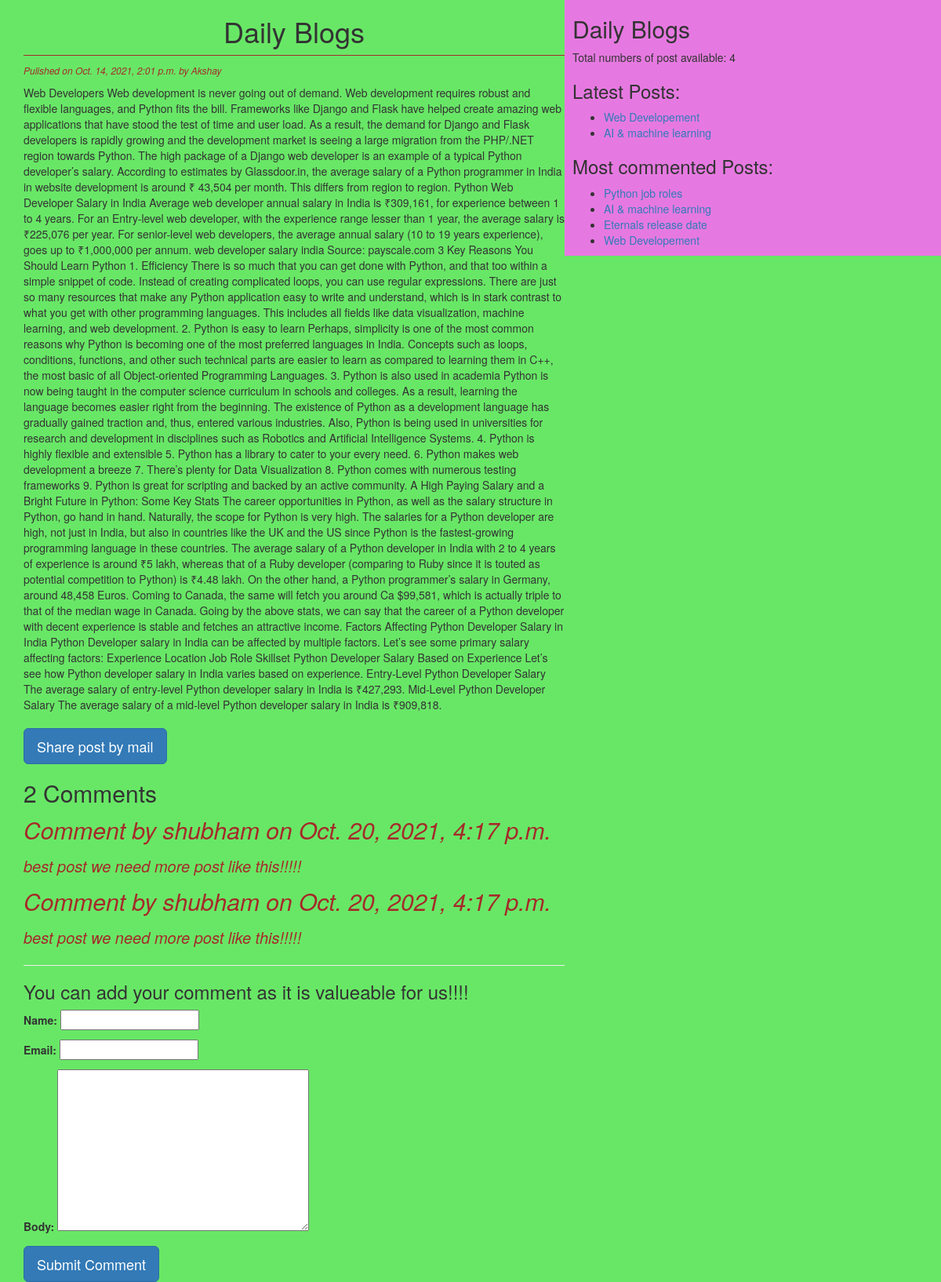
The page /2021/10/14/web-developement on the database its author committed.
### blog/models.py (models this page shows, shortened)
class Post(models.Model):
  STATUS_CHOICES = (('draft', 'Draft'),('published', 'Published'))
  title = models.CharField(max_length=256)
  slug = models.SlugField(max_length=264, unique_for_date='publish')
  author = models.ForeignKey(User, on_delete=models.CASCADE, related_name='blog_posts')
  body = models.TextField()
  publish = models.DateTimeField(default=timezone.now)
  created = models.DateTimeField(auto_now_add=True)
  updated = models.DateTimeField(auto_now=True)
  status = models.CharField(max_length=10, choices=STATUS_CHOICES, default='draft')
  objects = CustomModelManager()
  tags = TaggableManager()
  class Meta:
    ordering = ('-publish',)
  def get_absolute_url(self):
    return reverse('post_detail', args=[self.publish.year, self.publish.strftime('%m'), self.publish.strftime('%d'), self.slug])

class Comment(models.Model):
  post = models.ForeignKey(Post, on_delete=models.CASCADE, related_name='comments')
  name = models.CharField(max_length=264)
  email = models.EmailField()
  body = models.TextField()
  created = models.DateTimeField(auto_now_add=True)
  updated = models.DateTimeField(auto_now=True)
  active = models.BooleanField(default=True)
  class Meta:
    ordering = ('-created',)

### blog/views.py (the view)
# urls.py: path('<year>/<month>/<day>/<post>', views.post_detail_view, name="post_detail"),
def post_detail_view(request, year, month, day, post):
  post = get_object_or_404(Post, slug=post,
                                  status='published',
                                  publish__year=year,
                                  publish__month=month,
                                  publish__day=day)
  comments = post.comments.filter(active=True)
  csubmit = False
  if request.method == 'POST':
    form = CommentForm(request.POST)
    if form.is_valid():
      new_comment = form.save(commit=False)
      new_comment.post = post
      new_comment.save()
      csubmit = True
  else:
    form = CommentForm()
  return render(request, 'blog/post_detail.html', {'post':post, 'form':form, 'csubmit':csubmit, 'comments':comments})

### blog/forms.py
class CommentForm(forms.ModelForm):
  class Meta:
    model = Comment
    fields = ('name', 'email', 'body')

### blog/models.py (called while the page is built)
  def get_queryset(self):
    return super().get_queryset().filter(status='published')

### blog/templatetags/blog_tags.py (called while the page is built)
@register.simple_tag(name='my_tag')
def total_posts():
  return Post.objects.count()

@register.inclusion_tag('blog/latest_posts.html')
def show_latest_posts(count=2):
  latest_posts =  Post.objects.order_by('-publish')[:count]
  return {'latest_posts':latest_posts}

@register.simple_tag()
def get_most_commented_posts(count=10):
  return Post.objects.annotate(total_comments=Count('comments')).order_by('total_comments')[:count]

### templates/blog/post_detail.html (shortened to what this page needs)
{% extends 'blog/base.html' %}
  {% block content %}
    <h1>Daily Blogs</h1>
    <p id="date">Pulished on {{post.publish}} by {{post.author|title}}</p>
    {{post.body}}
    <br>
    <br>
    <a href="/{{post.id}}/share" class="btn btn-lg btn-primary">Share post by mail</a>
    {% with comments.count as comments_count %}
      <h2>{{comments.count}} Comment{{comments_count|pluralize}}</h2>
    {% endwith %}
    {% if comments %}
      {% for comment in comments %}
        <p id="ch">Comment by {{comment.name}} on {{comment.created}}</p>
        <div class="cb">{{comment.body|linebreaks}}</div>
      {% endfor %}
      {% else %}
      <p>This post dont have comment Yet!!!</p>
    {% endif %}
    <hr>
    {% if csubmit %}
        <h3>Your comment has been added Successfully</h3>
      {% else %}
        <h3>You can add your comment as it is valueable for us!!!!</h3>
        <form method="post">
          {{form.as_p}}
          <input type="submit" class="btn btn-lg btn-primary" value="Submit Comment">
        </form>
    {% endif %}
  {% endblock content %}

### templates/blog/base.html (shortened to what this page needs)
<!DOCTYPE html>
{% load blog_tags %}
{% load static %}
<html lang="en">
<head>
  <link rel="stylesheet" href="https://maxcdn.bootstrapcdn.com/bootstrap/3.3.7/css/bootstrap.min.css"
>
    <link rel="stylesheet" href="{% static 'css/blog.css' %}">
</head>
<body>
  <div class="content">
    {% block content %}
    {% endblock content %}
  </div>
  <div class="sidebar">
    <h2>Daily Blogs</h2>
    <p>Total numbers of post available: <span id="pcount">{% my_tag %}</span></p>
    <h3>Latest Posts:</h3>{% show_latest_posts %}
    <h3>Most commented Posts:</h3>
    {%get_most_commented_posts as most_commented_posts%}
    <ul>
      {% for post in most_commented_posts %}
        <li><a href="{{post.get_absolute_url}}">{{post.title}}</a></li>
      {% endfor %}
    </ul>
  </div>
</body>
</html>

### templates/blog/latest_posts.html
<ul>
  {% for post in latest_posts %}
    <li><a href="{{post.get_absolute_url}}">{{post.title}}</a></li>
  {% endfor %}
</ul>

### static/css/blog.css (style rules this page uses)
.content { width: 60%; float: left; padding: 0 0 0 30px; background: rgb(104, 231, 102); height: 100%; }
.sidebar { width: 40%; float: right; padding-left: 10px; background: rgb(230, 121, 225); height: 100%; }
h1 { text-align: center; border-bottom: 1px solid brown; padding-bottom: 10px; }
body { background: rgb(104, 231, 102); }
#date { color: brown; font-size: 12px; font-style: italic; }
#ch { color: brown; font-size: 30px; font-style: italic; }
.cb { color: brown; font-size: 20px; font-style: italic; }

### rows shown on the page
Post: publish "Oct. 14, 2021, 2:01 p.m.", author "Akshay", body "Web Developers Web development is never going out of demand. Web development requires robust and flexible languages, and Python fits the bill. Frameworks like Django and Flask have helped create amazing web applications that have stood the test of time and user load. As a result, the demand for Django and Flask developers is rapidly growing and the development market is seeing a large migration from the PHP/.NET region towards Python. The high package of a Django web developer is an example of a typical Python developer’s salary. According to estimates by Glassdoor.in, the average salary of a Python programmer in India in website development is around ₹ 43,504 per month. This differs from…", title "Web Developement"
Comment: name "shubham", created "Oct. 20, 2021, 4:17 p.m.", body "best post we need more post like this!!!!!"
Comment: name "shubham", created "Oct. 20, 2021, 4:17 p.m.", body "best post we need more post like this!!!!!"
Post: title "AI & machine learning"
Post: title "Python job roles"
Post: title "Eternals release date"

### other values the page prints
{{ comments.count }} "2"
